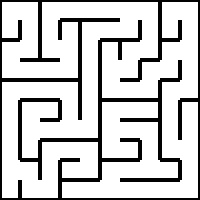
#> input picture rect-maze-master/mazeSolve/maze00.jpg, 200 x 200 px
$ python section2.py   (Python 2 division)
#> lines starting #> are read from the running program, lines starting #| are printed output that depends on the picture; after the words box and inside, x2 and y2 are one past the last pixel; in counts of white or black regions, pixels touching at a corner belong together
#> in readImage, img is the input picture: shape (200, 200); min 0, max 255, mean 205.1
#> in readImage, `ret, binaryImage = cv2.threshold(img, 10, 255, cv2.THRESH_BINARY)`: binaryImage: shape (200, 200); 80.5% white; 1 black region, box (x1, y1, x2, y2) and area: (0, 0, 200, 200) 7820
import numpy as np
import cv2

class Link():
    value = 0
    parent = 0
    def __init__(self, a, b):
        self.value = a
        self.parent = b
## The readImage function takes a file path as argument and returns image in binary form.
## You can copy the code you wrote for section1.py here.
def readImage(filePath):
    #############  Add your Code here   ###############
    img = cv2.imread(filePath, 0)
    ret, binaryImage = cv2.threshold(img, 10, 255, cv2.THRESH_BINARY)
    ###################################################
    return binaryImage

## The findNeighbours function takes a maze image and row and column coordinates of a cell as input arguments
## and returns a stack consisting of all the neighbours of the cell as output.
## Note :- Neighbour refers to all the adjacent cells one can traverse to from that cell provided only horizontal
## and vertical traversal is allowed.
## You can copy the code you wrote for section1.py here.
def findNeighbours(img,row,column):
    neighbours = []
    #############  Add your Code here   ###############
    i = 0
    while(True):
        if img[i, i] != 0:
            border = i
            break
        i += 1
    i = border
    cell = 0
    while(True):
        if img[i, i] == 0:
            cell = i
            break
        i += 1
    if img[cell - border * 2, cell] == 0 or img[cell, cell - border * 2] == 0:
        cell = cell + border
    row_new = (2 * row + 1) * (cell / 2)
    col_new = (2 * column + 1) * (cell / 2)
    top = row_new - (cell / 2) + 1
    bottom = row_new + (cell / 2) - 2
    left = col_new - (cell / 2) + 1
    right = col_new + (cell / 2) - 2
    if img[top, col_new] != 0:
        neighbours.append([row - 1, column])
    if img[bottom, col_new] != 0:
        neighbours.append([row + 1, column])
    if img[row_new, left] != 0:
        neighbours.append([row, column - 1])
    if img[row_new, right] != 0:
        neighbours.append([row, column + 1])
    ###################################################
    return neighbours

##  colourCell function takes 4 arguments:-
##            img - input image
##            row - row coordinates of cell to be coloured
##            column - column coordinates of cell to be coloured
##            colourVal - the intensity of the colour.
##  colourCell basically highlights the given cell by painting it with the given colourVal. Care should be taken that
##  the function doesn't paint over the black walls and only paints the empty spaces. This function returns the image
##  with the painted cell.
##  You can copy the code you wrote for section1.py here.
def colourCell(img, row, column, flag):   ## Add required arguments here.

    #############  Add your Code here   ###############
    neighbours = findNeighbours(img, row, column)
    i = 0
    while(True):
        if img[i, i] != 0:
            border = i
            break
        i += 1
    i = border
    cell = 0
    while(True):
        if img[i, i] == 0:
            cell = i
            break
        i += 1
    if img[cell - border * 2, cell] == 0 or img[cell, cell - border * 2] == 0:
        cell = cell + border
    row_new = (2 * row + 1) * (cell / 2)
    col_new = (2 * column + 1) * (cell / 2)
    top = row_new - (cell / 2) + 1
    bottom = row_new + (cell / 2) - 2
    left = col_new - (cell / 2) + 1
    right = col_new + (cell / 2) - 2
    for i in neighbours:
        if i[0] == row + 1:
            img[top + 1 : bottom + 2, left + 1 : right] = 150
        if i[0] == row - 1:
            img[top - 1 : bottom, left + 1 : right] = 150
        if i[1] == column + 1:
            img[top + 1 : bottom, left + 1 : right + 2] = 150
        if i[1] == column - 1:
            img[top + 1 : bottom, left - 1 : right] = 150
    if flag == 1:
        img[top + 5 : bottom - 4, left + 5 : right - 4] = 0
    ###################################################
    return img

##  Function that accepts some arguments from user and returns the graph of the maze image.
def buildGraph(img):  ## You can pass your own arguments in this space.
    graph = {}
    #############  Add your Code here   ###############
    i = 0
    while(True):
        if img[i, i] != 0:
            border = i
            break
        i += 1
    i = border
    cell = 0
    while(True):
        if img[i, i] == 0:
            cell = i
            break
        i += 1
    if img[cell - border * 2, cell] == 0 or img[cell, cell - border * 2] == 0:
        cell = cell + border
    r = len(img) / cell
    c = len(img) / cell
    for i in range(r):
        for j in range(c):
            graph[(i, j)] = findNeighbours(img, i, j)
    ###################################################

    return graph

def next_num():          ##This is a sequence for assigning numbers to the cells in recursive function
    del x[0]
    return x[0]

def numberMaze(graph, initial, new, l):
    empty = 0                                   ##This assigns numbers to the cells based on a certain algorithm that we have used
                                                  ##Starting from the first cell, the cells are assigned number 1 and everytime a branching occurs the next cells are assigned the next numbers, and if branhing does not occur the same number is continuosly assigned.
    lar = 0                                         ##Them using class. we create links between these numbers, and to find shortest path between cells, we just traverse those certain numbers that we have assigned. suppose 1->3->5->8 are the links created, then to go from 1 to 8, we traverse all cells from 1 to 3 to 5 to the final cell in 8

    for k in graph[initial]:
        if new[tuple(k)] == -1:
            empty += 1
    if empty == 0:
        return
    elif empty == 1:
        for i in range(len(graph[initial])):
            if new[tuple(graph[initial][i])] == -1:
                new[tuple(graph[initial][i])] = new[initial]
                numberMaze(graph, tuple(graph[initial][i]), new, l)
    else:
        for i in range(len(graph[initial])):
            if new[tuple(graph[initial][i])] == -1:
                n = next_num()
                new[tuple(graph[initial][i])] = n
                l.append(Link(n, new[initial]))
                numberMaze(graph, tuple(graph[initial][i]), new, l)

def shortestNumberedPath(l, initial, final, path):   ##This function is required to find the shortest path
                                                        ##It acquires the required sequence of links that had been developed using the algorith, explained above and returns it to the required function
    if final == initial:
        return
    else:
        for i in l:
            if i.value == final:
                parent = i.parent
                break
        path.append(parent)
        shortestNumberedPath(l, initial, parent, path)

##  Finds shortest path between two coordinates in the maze. Returns a set of coordinates from initial point
##  to final point.
def findPath(graph, initial, final, img): ## You can pass your own arguments in this space.
    #############  Add your Code here   ###############
    shortest = [initial]
    visited = [initial]
    count = 1
    global path
    path = []
    global new
    new = {}
    global l
    l = []
    breadth = len(img)/20
    length = len(img[0])/20
    if length == 10:
        initial = (0,0)
        final = (9,9)
    else:
        initial = (0,0)
        final = (19,19)
    graph = buildGraph(img)
    for k in graph.keys():
        new[k] = -1
    new[initial] = 1
    global x
    x = range(1, 1000)
    numberMaze(graph, initial, new, l)
    path.append(new[final])
    shortestNumberedPath(l, new[initial], new[final], path)
    path.reverse()
    current = initial
    while(True):
        if current == final:
            return shortest
        for j in graph[current]:
            if not tuple(j) in visited:
                if new[tuple(j)] == new[current]:
                    current = tuple(j)
                    shortest.append(current)
                    visited.append(current)
                    break
                else:
                    if new[tuple(j)] == path[count]:
                        count += 1
                        shortest.append(tuple(j))
                        current = tuple(j)
                        visited.append(current)
                        break
    ###################################################

## This is the main function where all other functions are called. It accepts filepath
## of an image as input. You are not allowed to change any code in this function.
def main(filePath, flag = 0):
#> called with filePath = 'maze00.jpg', flag = 0
    img = readImage(filePath)      ## Read image with specified filepath.
    breadth = len(img)/20          ## Breadthwise number of cells
#> breadth = 10
    length = len(img[0])/20           ## Lengthwise number of cells
#> length = 10
    if length == 10:
        initial_point = (0,0)      ## Start coordinates for maze solution
        final_point = (9,9)        ## End coordinates for maze solution
    else:
        initial_point = (0,0)
        final_point = (19,19)
    graph = buildGraph(img)       ## Build graph from maze image. Pass arguments as required.
#> after the loop in buildGraph, `while(True):`: i = 2
#> after the loop in buildGraph, `while(True):`: i = 20
#> in buildGraph, `r = len(img) / cell`: r = 10
    shortestPath = findPath(graph, initial_point, final_point, img)  ## Find shortest path. Pass arguments as required.
#> the loop in findPath, `for k in graph.keys():` made 100 passes
#> k on passes 1 to 12: (0, 0), (0, 1), (0, 2), (0, 3), (0, 4), (0, 5), (0, 6), (0, 7), (0, 8), (0, 9), (1, 0), (1, 1)
#> the loop in numberMaze, `for k in graph[initial]:` made 2 passes
#> the loop in numberMaze, `for i in range(len(graph[initial])):` made 2 passes
    print shortestPath             ## Print shortest path to verify
#> (printed output is left out)
    string = str(shortestPath) + "\n"
    for i in shortestPath:         ## Loop to paint the solution path.
        img = colourCell(img, i[0], i[1], 200)
#> this loop made 39 passes
#> pass 1, in main, `img = colourCell(img, i[0], i[1], 200)`:
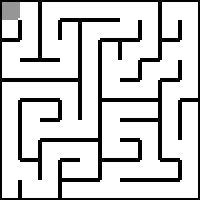
#> img: shape (200, 200); min 0, max 255, mean 204.3
#> pass 2, in main, `img = colourCell(img, i[0], i[1], 200)`:
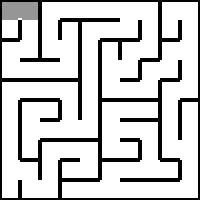
#> img: shape (200, 200); 0.8% of pixels changed, all inside (x1, y1, x2, y2) = (20, 2, 38, 20)
#> pass 3, in main, `img = colourCell(img, i[0], i[1], 200)`:
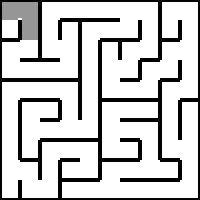
#> img: shape (200, 200); 0.8% of pixels changed, all inside (x1, y1, x2, y2) = (22, 20, 38, 40)
#> after the loop:
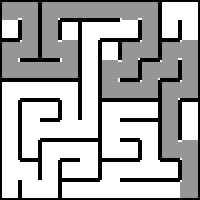
#> img: shape (200, 200); min 0, max 255, mean 172
    if __name__ == '__main__':     ## Return value for main() function.
        return img
    else:
        if flag == 0:
            return string
        else:
            return graph


## The main() function is called here. Specify the filepath of image in the space given.
if __name__ == '__main__':
    filePath = 'maze00.jpg'        ## File path for test image
    img = readImage(filePath)
    img = main(filePath)           ## Main function call
    cv2.imshow('canvas', img)
    cv2.waitKey(0)
    cv2.destroyAllWindows()

$ run again, with rect-maze-master/mazeSolve/maze01.jpg copied over rect-maze-master/mazeSolve/maze00.jpg
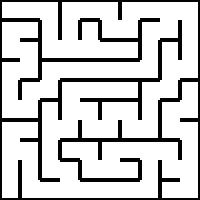
#> input picture rect-maze-master/mazeSolve/maze01.jpg, 200 x 200 px
#> in readImage, img is the input picture: shape (200, 200); min 0, max 255, mean 205.3
#> binaryImage: shape (200, 200); 80.5% white; 1 black region, box (x1, y1, x2, y2) and area: (0, 0, 200, 200) 7780
#> breadth = 10
#> after the loop in buildGraph, `while(True):`: i = 2
#> after the loop in buildGraph, `while(True):`: i = 18
#> r = 10
#> the loop in findPath, `for k in graph.keys():` made 100 passes
#> k on passes 1 to 8: (0, 0), (0, 1), (0, 2), (0, 3), (0, 4), (0, 5), (0, 6), (0, 7)
#> the loop in numberMaze, `for k in graph[initial]:` made 1 pass
#> the loop in numberMaze, `for i in range(len(graph[initial])):` made 1 pass
#> (printed output is left out)
#> the loop in main, `for i in shortestPath:` made 47 passes
#> pass 1, in main, `img = colourCell(img, i[0], i[1], 200)`:
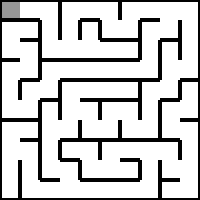
#> img: shape (200, 200); min 0, max 255, mean 204.6
#> after the loop in main, `for i in shortestPath:`:
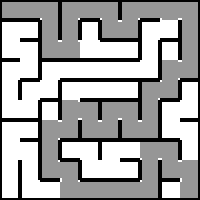
#> img: shape (200, 200); min 0, max 255, mean 165.3

$ run again, with rect-maze-master/mazeSolve/maze02.jpg copied over rect-maze-master/mazeSolve/maze00.jpg
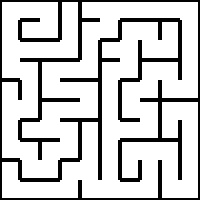
#> input picture rect-maze-master/mazeSolve/maze02.jpg, 200 x 200 px
#> in readImage, img is the input picture: shape (200, 200); min 0, max 255, mean 205.2
#> binaryImage: shape (200, 200); 80.5% white; 1 black region, box (x1, y1, x2, y2) and area: (0, 0, 200, 200) 7796
#> breadth = 10
#> after the loop in buildGraph, `while(True):`: i = 2
#> after the loop in buildGraph, `while(True):`: i = 20
#> r = 10
#> the loop in findPath, `for k in graph.keys():` made 100 passes
#> k on passes 1 to 8: (0, 0), (0, 1), (0, 2), (0, 3), (0, 4), (0, 5), (0, 6), (0, 7)
#> the loop in numberMaze, `for k in graph[initial]:` made 2 passes
#> k on passes 1 to 2: [1, 0], [0, 1]
#> the loop in numberMaze, `for i in range(len(graph[initial])):` made 2 passes
#> (printed output is left out)
#> the loop in main, `for i in shortestPath:` made 59 passes
#> pass 1, in main, `img = colourCell(img, i[0], i[1], 200)`:
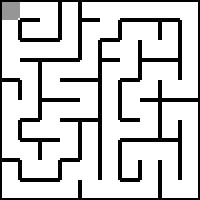
#> img: shape (200, 200); min 0, max 255, mean 204.5
#> after the loop in main, `for i in shortestPath:`:
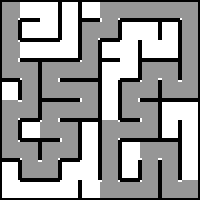
#> img: shape (200, 200); min 0, max 255, mean 155.2

$ run again, with rect-maze-master/mazeSolve/maze03.jpg copied over rect-maze-master/mazeSolve/maze00.jpg
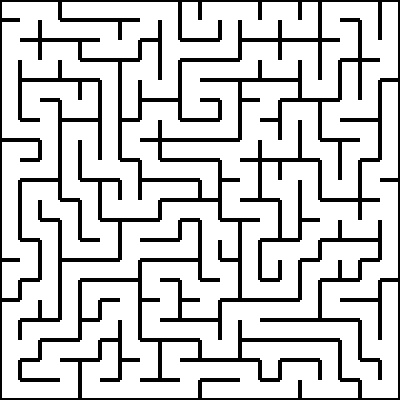
#> input picture rect-maze-master/mazeSolve/maze03.jpg, 400 x 400 px
#> in readImage, img is the input picture: shape (400, 400); min 0, max 255, mean 205.6
#> binaryImage: shape (400, 400); 80.7% white; 1 black region, box (x1, y1, x2, y2) and area: (0, 0, 400, 400) 30936
#> breadth = 20
#> after the loop in buildGraph, `while(True):`: i = 2
#> after the loop in buildGraph, `while(True):`: i = 18
#> r = 20
#> the loop in findPath, `for k in graph.keys():` made 400 passes
#> k on passes 1 to 3: (0, 0), (0, 1), (0, 2)
#> the loop in numberMaze, `for k in graph[initial]:` made 1 pass
#> the loop in numberMaze, `for i in range(len(graph[initial])):` made 1 pass
#> (printed output is left out)
#> the loop in main, `for i in shortestPath:` made 99 passes
#> pass 1, in main, `img = colourCell(img, i[0], i[1], 200)`:
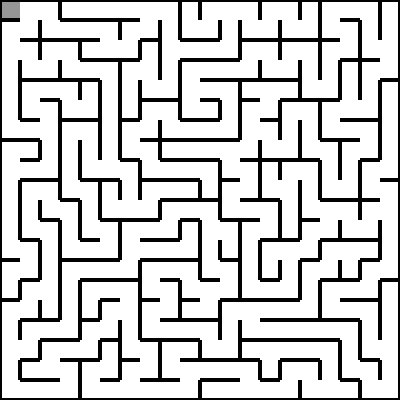
#> img: shape (400, 400); min 0, max 255, mean 205.5
#> after the loop in main, `for i in shortestPath:`:
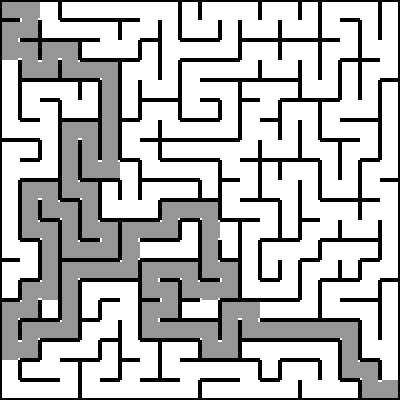
#> img: shape (400, 400); min 0, max 255, mean 184.7
